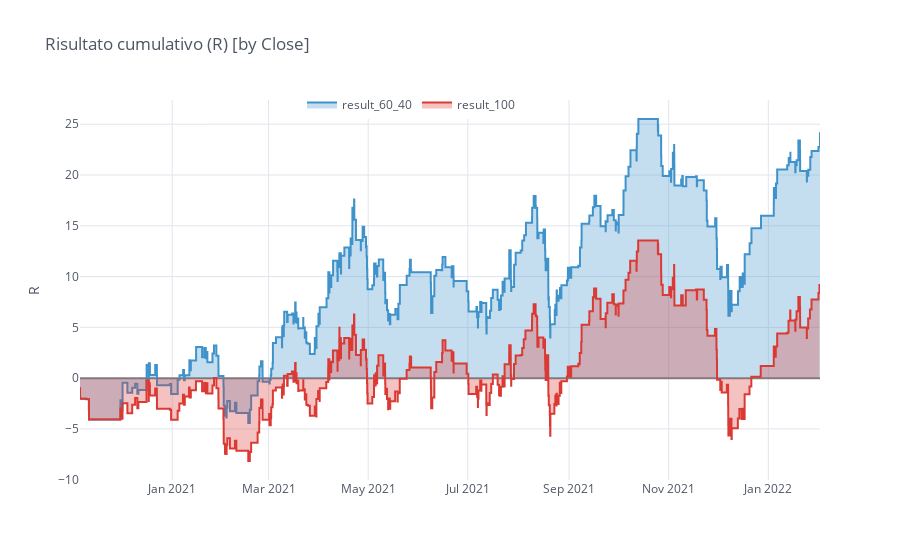

Write notebook code for a chart like this one.
### Code cell
df_60_40_by_close = df_60_40.set_index('close').sort_index()
df_100_by_close = df_100.set_index('close').sort_index()

merged = merge({'60_40': df_60_40_by_close, '100': df_100_by_close})   
merged.cumsum().iplot(kind='scatter', connectgaps=True, interpolation='hv', 
                      title='Risultato cumulativo (R) [by Close]', width=2, legend='top',
                      yTitle='R', fill=True, zerolinecolor='grey', opacity=1, colors=cf_colors)

### Figure 1 — Plotly figure (JSON) as saved in the notebook; plotly's stock layout.template omitted (floating-point values rounded to 4 significant figures; data arrays with more than 128 entries replaced by an {"elided": "..."} marker saying what was removed)
{"data": [{"connectgaps": true, "fill": "tozeroy", "fillcolor": "rgba(63, 147, 202, 0.3)", "line": {"color": "rgba(63, 147, 202, 1.0)", "dash": "solid", "shape": "hv", "width": 2}, "mode": "lines", "name": "result_60_40", "text": "", "type": "scatter", "x": {"elided": "572 str values"}, "y": {"elided": "572 mixed values"}}, {"connectgaps": true, "fill": "tozeroy", "fillcolor": "rgba(219, 58, 52, 0.3)", "line": {"color": "rgba(219, 58, 52, 1.0)", "dash": "solid", "shape": "hv", "width": 2}, "mode": "lines", "name": "result_100", "text": "", "type": "scatter", "x": {"elided": "572 str values"}, "y": {"elided": "572 mixed values"}}], "layout": {"legend": {"bgcolor": "#FFFFFF", "font": {"color": "#4D5663"}, "orientation": "h", "x": 0.3, "y": 0.95, "yanchor": "bottom"}, "paper_bgcolor": "#FFFFFF", "plot_bgcolor": "#FFFFFF", "showlegend": true, "title": {"font": {"color": "#4D5663"}, "text": "Risultato cumulativo (R) [by Close]"}, "xaxis": {"gridcolor": "#E1E5ED", "showgrid": true, "tickfont": {"color": "#4D5663"}, "title": {"font": {"color": "#4D5663"}, "text": ""}, "zerolinecolor": "grey"}, "yaxis": {"gridcolor": "#E1E5ED", "showgrid": true, "tickfont": {"color": "#4D5663"}, "title": {"font": {"color": "#4D5663"}, "text": "R"}, "zerolinecolor": "grey"}}}
